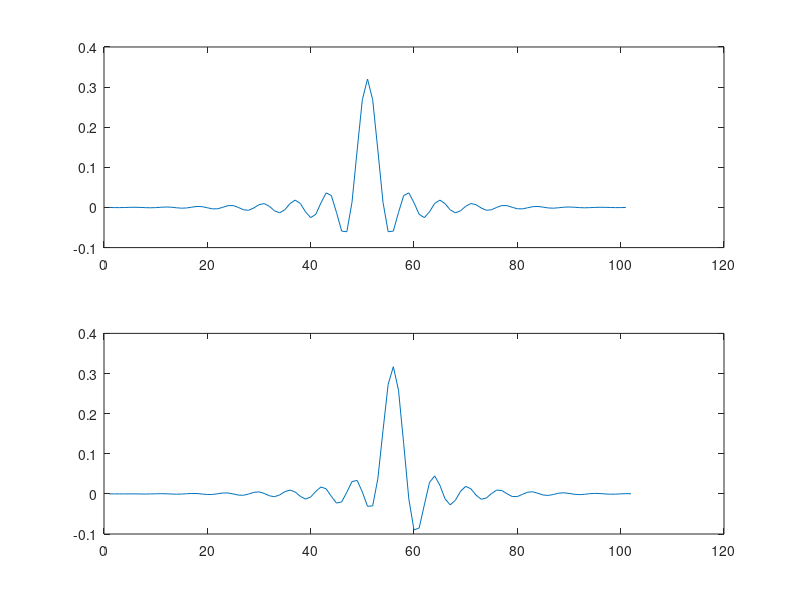

Write MATLAB code to recreate this figure.
 %Quadrature mirror filter bank
 clc;
 clear all;
 close all;

 
% Fs=50;
% t=0:1/Fs:1;
%x=2*sin(2*pi*16*t);
x=fir2(100,[0 0.33 0.33 1],[1 1 0 0]);
num1=[0.10557281 0 1];
den1=[1 0 0.10557281];

% second branch
x1=[];
x1=[0 x(1:length(x)-1)];

num2=[0.527864045 0 1];
%den2=[1 0 0.527864045];
den2=[0.527864045 0 1]
% down 1st branch
% L=2;
% Q0=[];
% for i=1:length(x)/L
%     Q0(i)=x(i*L);
% end
Q0=downsample(x,2)
% down 2nd branch
% L=2;
% Q1=[];
% for i=1:length(x1)/L
%     Q1(i)=x1(i*L);
% end
Q1=downsample(x1,2)
 u0=filter(num1,den1,Q0);
 u1=filter(num2,den2,Q1);
 v0=filter(num2,den2,u0);
 v1=filter(num1,den1,u1);
 
 
 L=2;
%  P0=[];
%  for i=1:length(v0)
%      P0=[P0 v0(i) zeros(1,L-1)];
%  end
P0=upsample(v0,2);

%  L=2;
%  P1=[];
%  for i=1:length(v1)
%      P1=[P1 v1(i) zeros(1,L-1)];
%  end
 P1=upsample(v1,2);
 x0=[0 P0(1:length(P0)-1)];
 
 
 y=x0+P1;
 subplot(211),plot(x)
 subplot(212),plot(y)
 
 
 
 
 
 
 
 
 
 
 
 
 
 
 
 
 
 
 
 
 
 
 
 
 
 
 
 
 
 
 
 
 
 
 
 
 
 
 
 
 
 
 
 
 
 
 
 
 
 
 
 
 
 
 
 
 
 
 
 
 
 
 
 
% %x=(1/4)*fir2(100,[0 0.33 0.33 1],[1 1 0 0]);
% Fs=32000;
% t=0:1/Fs:2;
% x=2*sin(2*pi*4*t);
% subplot(2,1,1),plot(x)
% %plot(x)
% % [H1,W1]=freqz(x,1,'whole',100);
% % subplot(2,1,1),plot(W1/pi,abs(H1)),title('Input signal')
% num1=[0.10557281,1];
% den1=[1,0.10557281];
% 
% num2=[0.527864045,1];
% den2=[1,0.527864045];

% q=downsample(x,2);
% A0=filter(num1,den1,q);
% 
% 
%  A1=filter(num2,den2,q);
%  
%  B0=A0+A1;
%  C0=filter(num2,den2,B0);
%  Y1=upsample(C0,2);
%  
% Y1=upsample(A1,2);
% A2=filter(num2,den2,q);
% A3=filter(num2,den2,A2);
% Y2=upsample(A3,2);
% 
% B1=A0-A1;
% C1=filter(num1,den1,B1);
% Y2=upsample(C1,2);
%  
%  
% % B1=A0-A1;
% % B2=A1-A0;
% % 
% % C0=filter()
% 
% 
% 
% % 
% %  A1=filter(num2,den2,A0);
% % 
% %  Y1=upsample(A1,2);
% %  A2=filter(num2,den2,q);
% %  A3=filter(num1,den1,A2);
% %  Y2=upsample(A3,2);
% 
% Y=Y1+Y2;
% subplot(2,1,2),plot(Y)
% % [H2,W2]=freqz(Y,1,'whole',100);
% % subplot(2,1,2),plot(W2/pi,abs(H2)),title('output signal')
